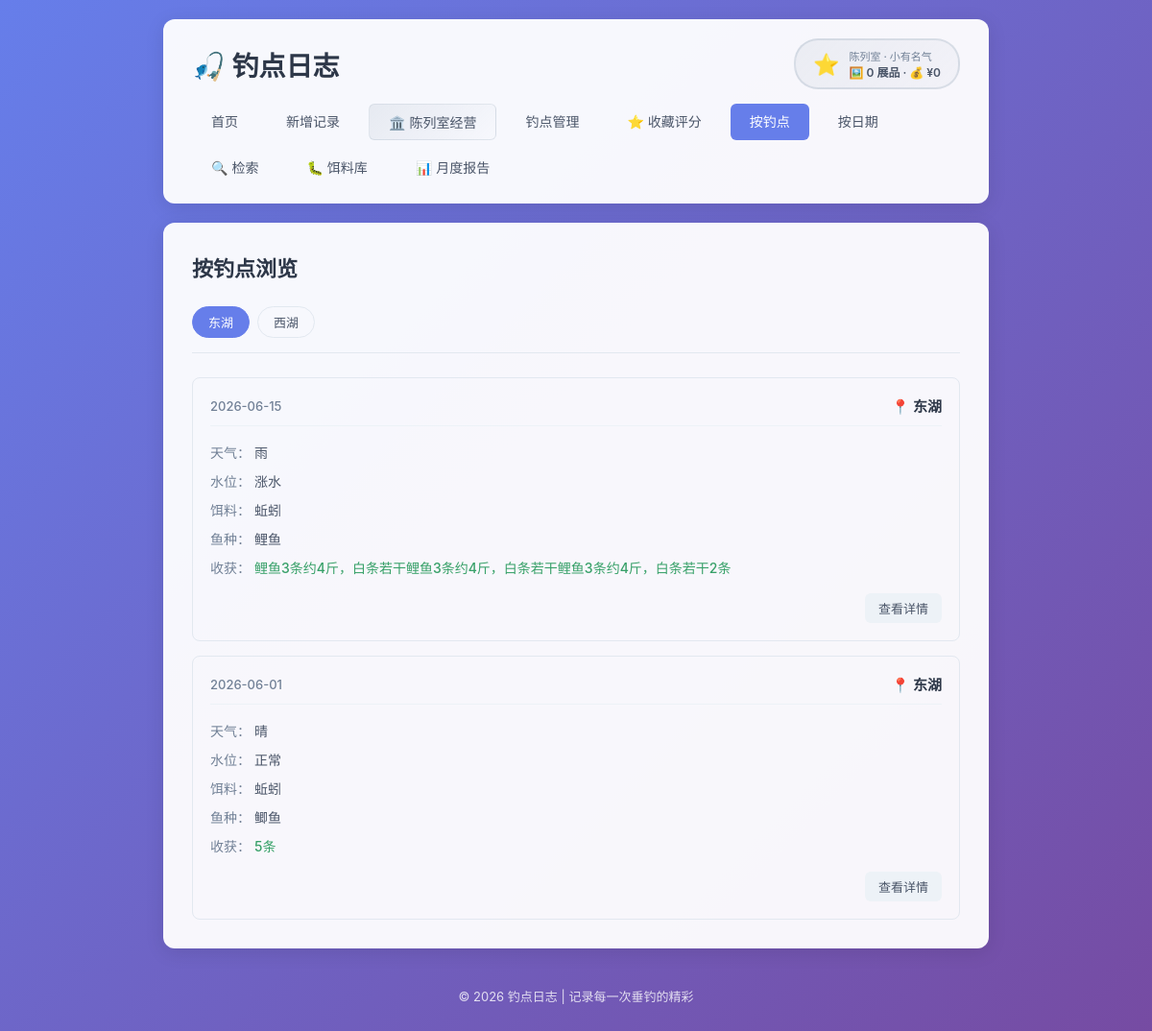
/by-spot, run on an earlier commit of the app's database.
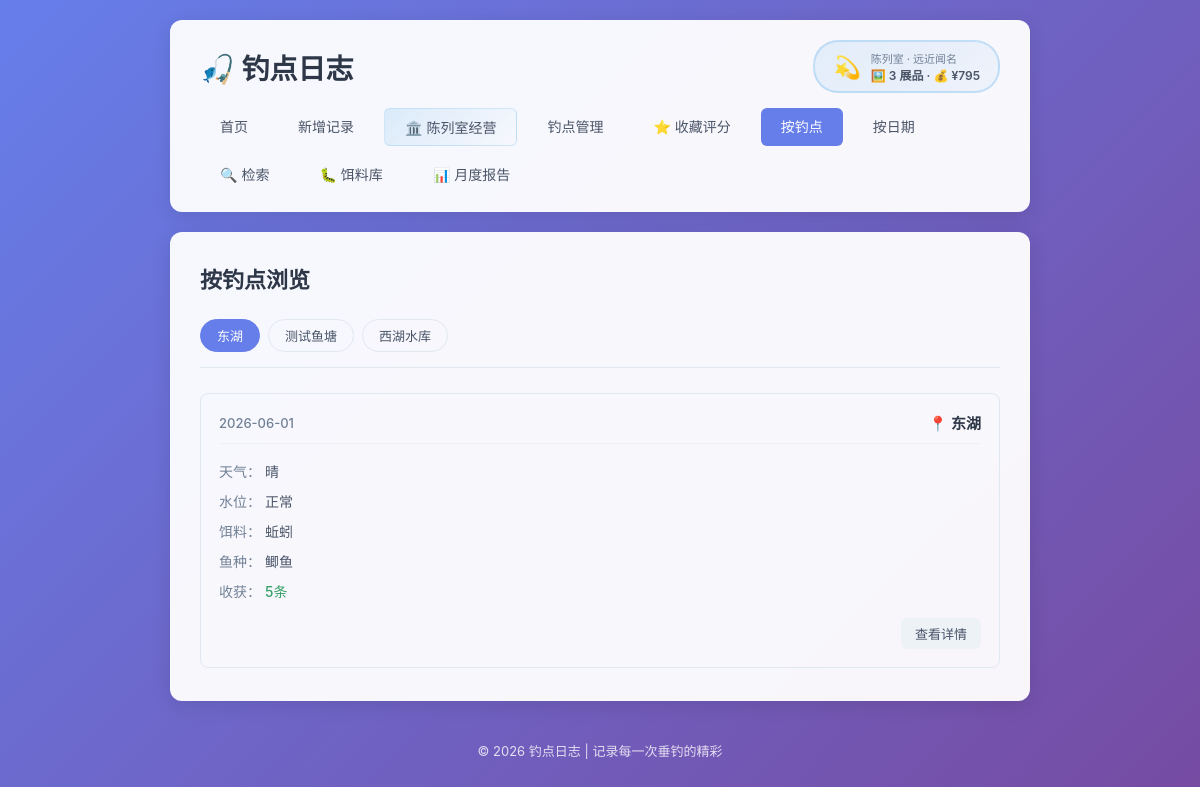
And on a later commit of the database.
### tables this page shows
CREATE TABLE fishing_logs (
            id INTEGER PRIMARY KEY AUTOINCREMENT,
            spot TEXT NOT NULL,
            weather TEXT NOT NULL,
            water_level TEXT NOT NULL,
            bait TEXT NOT NULL,
            fish_species TEXT NOT NULL,
            harvest TEXT NOT NULL,
            next_strategy TEXT,
            created_at DATE NOT NULL
        , temperature TEXT, humidity TEXT, wind TEXT);

### app.py (the view)
@app.route('/by-spot')
def by_spot():
    conn = get_db()
    spots = conn.execute('SELECT DISTINCT spot FROM fishing_logs ORDER BY spot').fetchall()
    spot_list = [row['spot'] for row in spots]
    selected_spot = request.args.get('spot', spot_list[0] if spot_list else None)
    logs = []
    if selected_spot:
        logs = conn.execute(
            'SELECT * FROM fishing_logs WHERE spot = ? ORDER BY created_at DESC, id DESC',
            (selected_spot,)
        ).fetchall()
    conn.close()
    return render_template('by_spot.html', spot_list=spot_list, selected_spot=selected_spot, logs=logs)

### app.py (called while the page is built)
def get_db():
    conn = sqlite3.connect(DB_PATH)
    conn.row_factory = sqlite3.Row
    return conn

def get_reputation_level(total_score):
    for lv in REPUTATION_LEVELS:
        if lv['min_score'] <= total_score <= lv['max_score']:
            return lv
    return REPUTATION_LEVELS[-1]

@app.context_processor
def inject_gallery_summary():
    try:
        overview = get_gallery_overview()
        return {
            'gallery_reputation': overview['reputation'],
            'gallery_revenue': overview['total_revenue'],
            'gallery_exhibits': overview['total_exhibits'],
        }
    except Exception:
        return {
            'gallery_reputation': REPUTATION_LEVELS[0],
            'gallery_revenue': 0,
            'gallery_exhibits': 0,
        }

### templates/by_spot.html (shortened to what this page needs)
{% extends 'base.html' %}
{% block content %}
    <div class="page-header">
        <h2>按钓点浏览</h2>
    </div>
    {% if spot_list %}
        <div class="filter-bar">
            {% for spot in spot_list %}
                <a href="{{ url_for('by_spot', spot=spot) }}"
                   class="filter-btn {% if spot == selected_spot %}active{% endif %}">
                    {{ spot }}
                </a>
            {% endfor %}
        </div>
        {% if logs %}
            <div class="log-list">
                {% for log in logs %}
                    <div class="log-card">
                        <div class="log-header">
                            <span class="log-date">{{ log['created_at'] }}</span>
                            <span class="log-spot">📍 {{ log['spot'] }}</span>
                        </div>
                        <div class="log-body">
                            <div class="log-row">
                                <span class="label">天气：</span>
                                <span>{{ log['weather'] }}</span>
                            </div>
                            <div class="log-row">
                                <span class="label">水位：</span>
                                <span>{{ log['water_level'] }}</span>
                            </div>
                            <div class="log-row">
                                <span class="label">饵料：</span>
                                <span>{{ log['bait'] }}</span>
                            </div>
                            <div class="log-row">
                                <span class="label">鱼种：</span>
                                <span>{{ log['fish_species'] }}</span>
                            </div>
                            <div class="log-row">
                                <span class="label">收获：</span>
                                <span class="harvest">{{ log['harvest'] }}</span>
                            </div>
                        </div>
                        <div class="log-footer">
                            <a href="{{ url_for('log_detail', log_id=log['id']) }}" class="btn btn-small">查看详情</a>
                        </div>
                    </div>
                {% endfor %}
            </div>
        {% else %}
            <div class="empty-state">
                <p>该钓点暂无记录</p>
            </div>
        {% endif %}
    {% else %}
        <div class="empty-state">
            <p>还没有任何钓点记录</p>
            <a href="{{ url_for('add_log') }}" class="btn btn-primary">+ 新增记录</a>
        </div>
    {% endif %}
{% endblock %}

What changed in the data, as far as the page shows it:
removed fishing_logs: created_at "2026-06-15", spot "东湖", weather "雨", water_level "涨水", bait "蚯蚓", fish_species "鲤鱼", harvest "鲤鱼3条约4斤，白条若干鲤鱼3条约4斤，白条若干鲤鱼3条约4斤，白条若干2条"
Also different on the page:
{{ gallery_reputation.icon }}: "⭐" → "💫"
{{ gallery_reputation.name }}: "小有名气" → "远近闻名"
{{ gallery_exhibits }}: "0" → "3"
{{ '%.0f'|format(gallery_revenue) }}: "0" → "795"
new list line: "测试鱼塘"
new list line: "西湖水库"
list line gone: "西湖"
